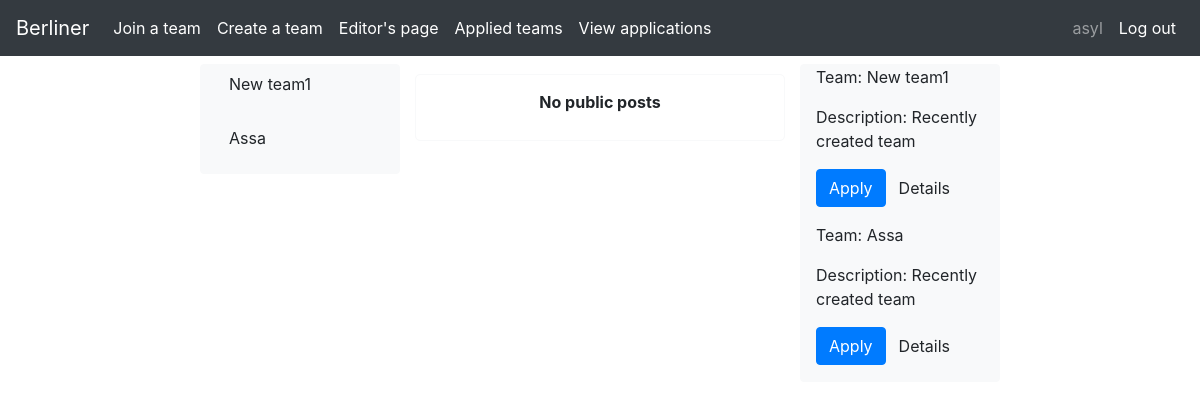
Screenshot of /join/ (signed in) with the database file from the repository.
### users/models.py (models this page shows)
class CustomUser(AbstractUser):
    birthDate = models.DateTimeField(null=True)
    class Meta:
        pass

### logedin/models.py (models this page shows, shortened)
class Team(models.Model):
    teamLeader = models.ForeignKey(CustomUser, on_delete=models.CASCADE, related_name="createdTeams", related_query_name="createdTeam")
    members = models.ManyToManyField(CustomUser, through='Membership', through_fields=('team', 'member'), related_name="memberTeams", related_query_name="memberTeam")
    applicants = models.ManyToManyField(CustomUser, through='Application', through_fields=('team', 'applicant'))
    name = models.CharField(default="New team", max_length=30, unique=True)
    description = models.CharField(default="Recently created team", max_length=60)

### logedin/views.py (the view)
# urls.py: path('join/', views.TeamsToJoinView.as_view(), name='join'),
class TeamsToJoinView(LoginRequiredMixin, ListView):
    login_url = 'signup'
    template_name = 'logedin/join.html'
    fields = []
    context_object_name = 'object'
    def get_queryset(self):
        mySet = {
        'teams': Team.objects.exclude(members=self.request.user).exclude(applicants=self.request.user)
        }
        return mySet

### templates/logedin/join.html
{% extends '../base/base_logedin.html' %}
{% load static %}
{% block menu %}
<div id="menu">
    {% for team in object.teams %}
        <p class="team-name" data-details="{{ team.name }}"><a class="btn">{{ team.name }}</a></p>
    {% empty %}
        <p class="team-name" data-details="No teams"><a class="btn">No teams</a></p>
    {% endfor %}
</div>
{% endblock %}
{% block main %}
    {% for post in object.posts %}
    <div class="post border border-light">
        <p class="post-header"><b>{{ post.author.first_name }} {{ post.author.last_name }}</b> @<i>{{ post.team.name }}:</i> </p>
        <p class="post-body">{{ post.content }}</p>
        <p class="post-footer">{{ post.date }} {% block comments %} {% endblock %}</p>
    </div>
    {% empty %}
    <div class="post border border-light">
        <p class="post-header"><b>No public posts</b></p>
    </div>
    {% endfor %}
{% endblock %}
{% block info %}
    {% for team in object.teams %}
    <div class="{{ team.name }}">
        <p>Team: {{ team.name }}</p>
        <p>Description: {{ team.description }}</p>
        <p><a class="btn btn-primary" href="{% url 'apply' team.pk %}">Apply</a><a class="btn">Details</a></p>
    </div>
    {% empty %}
        <div id="No teams">
            <p>Team: No teams</p>
        </div>
    {% endfor %}
{% endblock %}

### templates/base/base.html (shortened to what this page needs)
{% load static %}
<!DOCTYPE html>
<html lang="en">
<head>
    <link rel="stylesheet" href="{% static 'css/base.css' %}">
    <link rel="stylesheet" href="https://cdn.jsdelivr.net/npm/bootstrap@4.1.3/dist/css/bootstrap.min.css">
    {% block header %}
    {% endblock %}
</head>
<body>
    <nav class="navbar navbar-expand-lg navbar-dark bg-dark fixed-top">
        <a class="navbar-brand" href="{% if user.is_authenticated %} {% url 'index' %} {% else %} {% url 'home' %} {% endif %}">Berliner</a>
        <div class="collapse navbar-collapse" id="target">
            <div class="navbar-nav">
                <a class="nav-item nav-link active" href="{% if user.is_authenticated %} {% url 'join' %} {% else %}#join{% endif %}">Join a team</a>
                <a class="nav-item nav-link active" href="{% if user.is_authenticated %} {% url 'create' %} {% else %}#create{% endif %}">Create a team</a>
                {% if user.is_authenticated %}
                <a class="nav-item nav-link active" href="{% url 'editor' %}">Editor's page</a>
                <a class="nav-item nav-link active" href="{% url 'applied' %}">Applied teams</a>
                <a class="nav-item nav-link active" href="{% url 'applications' %}">View applications</a>
                {% endif %}
            </div>
        </div>
        <div class="collapse navbar-collapse justify-content-end" id="target">
            <div class="navbar-nav">
                {% if user.is_authenticated %}
                <a class="nav-item nav-link" href="{% url 'user' user.pk %}">{{ user.username }}<a>
                <a class="nav-item nav-link active" href="{% url 'logout' %}">Log out</a>
                {% else %}
                <a class="nav-item nav-link active" href="{% url 'login' %}">Login</a>
                <a class="nav-item nav-link active" href="{% url 'signup' %}">Sign up</a>
                {% endif %}
            </div>
        </div>
    </nav>
    {% block content %}
   {% endblock %}
</body>
</html>

### static/css/base.css (style rules this page uses)
html { scroll-behavior: smooth; }
body { background-color: rgb(253, 253, 253); background-position: center center; background-size: cover; background-attachment: fixed; background-blend-mode: multiply; }

### static/css/logedin.css (style rules this page uses)
.post-header { margin-top: 5px; text-align: center; display: block; }
.post { margin: 10px 0; padding: 10px; border-radius: 5px; display: block; text-decoration: none; }

### rows the page displays
CustomUser: username "asyl"
Team: name "New team1", description "Recently created team"
Team: name "Assa", description "Recently created team"
